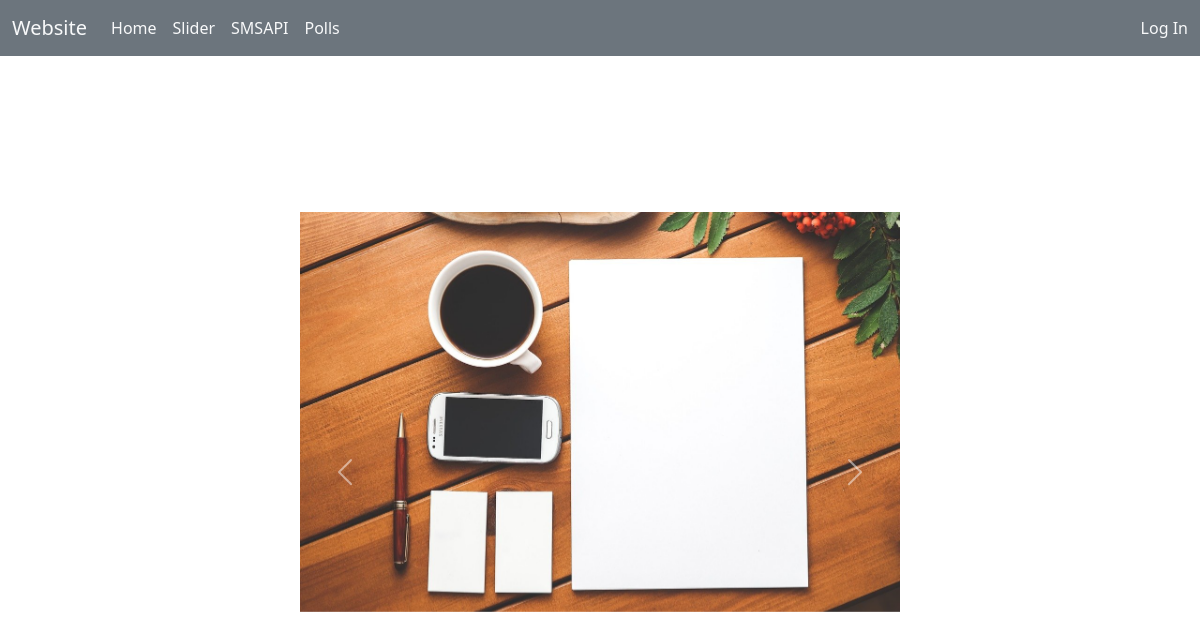
Page /slider/ on the earlier database version.
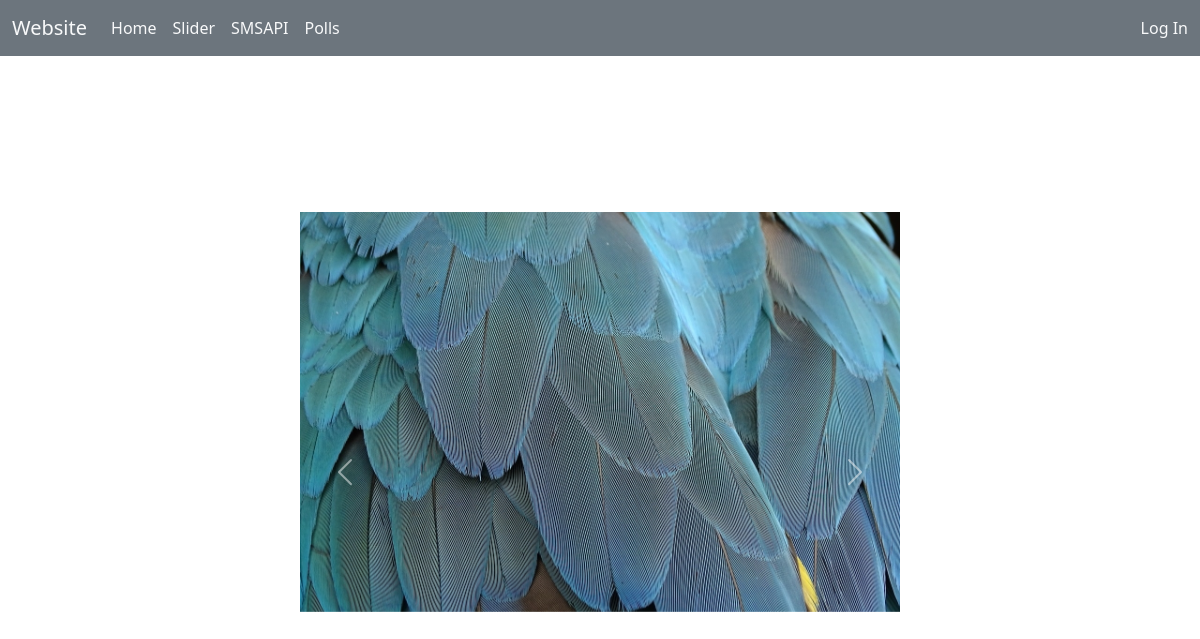
Same page on the later database version.
### website/models.py (models this page shows, shortened)
class Image(models.Model):
    img_src = models.FileField(upload_to="slider_images")
    title = models.CharField(max_length=100, null=True, blank=True, default="image")

### website/views.py (the view)
# urls.py: path('slider/', views.slider, name="slider"),
def slider(request):
    image_object = Image.objects.all()
    context = {
        'images': image_object,
    }
    return render(request, 'slider.html', context)

### templates/slider.html (shortened to what this page needs)
{% extends 'base.html' %}
{% block main %}
      <div id="carouselExampleControls" class="carousel slide position-absolute top-50 start-50 translate-middle my-4" data-bs-ride="carousel" data-pause="false">
          <div class="carousel-inner" data-pause="false">
            {% for image in images %}
              <div class="carousel-item {% if forloop.counter0 == 0%} active {% endif %}">
                <img class="d-block w-100" src="{{image.img_src.url}}" alt="{{image.img_src.url}}">
              </div>
              {% endfor %}
          </div>
          <button class="carousel-control-prev" type="button" data-bs-target="#carouselExampleControls" data-bs-slide="prev">
            <span class="carousel-control-prev-icon" aria-hidden="true"></span>
          </button>
          <button class="carousel-control-next" type="button" data-bs-target="#carouselExampleControls" data-bs-slide="next">
            <span class="carousel-control-next-icon" aria-hidden="true"></span>
          </button><br>
          </div>
        </div>
{% endblock %}

### templates/base.html (shortened to what this page needs)
{% load static %}
<!doctype html>
<html lang="en">
  <head>
    <link href="{% static 'css/style.css' %}" rel="stylesheet" type="text/css">
    <link href="https://cdn.jsdelivr.net/npm/bootstrap@5.2.0-beta1/dist/css/bootstrap.min.css" rel="stylesheet">
  </head>
  <body>
    <nav class="navbar navbar-expand-lg bg-secondary">
      <div class="container-fluid">
        <span class="navbar-brand link-light">Website</span>
        <div class="collapse navbar-collapse" id="navbarText">
          <ul class="navbar-nav me-auto mb-2 mb-lg-0">
            <li class="nav-item">
              <a class="nav-link active link-light" aria-current="page" href="/">Home</a>
            </li>
            <li class="nav-item">
              <a class="nav-link link-light" href="/slider">Slider</a>
            </li>
            <li class="nav-item">
              <a class="nav-link link-light" href="/smsapi">SMSAPI</a>
            </li>
            <li class="nav-item">
              <a class="nav-link link-light" href="/polls">Polls</a>
            </li>
          </ul>
          {% if user.is_authenticated %}
          <span class="navbar-text">
            <a class="nav-link link-light" href="/logout">Log Out</a>
          </span>
          {% else %}
          <span class="navbar-text">
            <a class="nav-link link-light" href="/login">Log In</a>
          </span>
          {% endif %}
        </div>
      </div>
    </nav>
      <div class="base-kontener">
        {% block main %}{% endblock %}
  </body>
</html>

### static/css/style.css (style rules this page uses)
* { margin: 0; padding: 0; box-sizing: border-box; }
.carousel-control-prev, .carousel-control-next { height: 65vh; }

Differences in the rows shown:
removed Image: img_src (picture)
added Image: img_src (picture)
